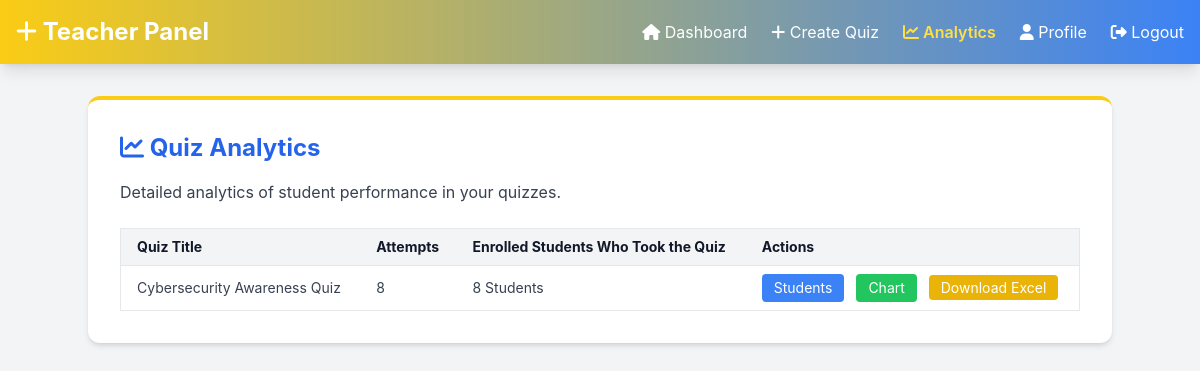
Screenshot of /pages/view_analytics.php (signed in) with the database file from the repository.
### tables this page shows
CREATE TABLE `quizzes` (
  `id` int(11) NOT NULL,
  `title` varchar(255) NOT NULL,
  `subject_id` int(11) NOT NULL,
  `time_limit` int(11) NOT NULL,
  `scramble_questions` tinyint(1) NOT NULL DEFAULT 0,
  `created_at` timestamp NOT NULL DEFAULT current_timestamp(),
  `max_attempts` int(11) DEFAULT 1,
  `quiz_completed` tinyint(1) DEFAULT 0
);

### pages/view_analytics_backend.php (called while the page is built, shortened)
<?php
require '../includes/db_connection.php';
$teacher_id = $_SESSION['user_id'];
$analytics_stmt = $conn->prepare("
    SELECT q.id, q.title, COUNT(r.id) AS attempts, MAX(r.total) AS total_possible_score,
    COALESCE(AVG(NULLIF(r.score, 0)), NULL) AS avg_score
    FROM quizzes q
    LEFT JOIN quiz_results r ON q.id = r.quiz_id
    WHERE q.subject_id IN (SELECT id FROM subjects WHERE teacher_id = ?)
    GROUP BY q.id
");
$analytics_stmt->execute([$teacher_id]);
$analytics_data = $analytics_stmt->fetchAll(PDO::FETCH_ASSOC);
$chart_data = [];
foreach ($analytics_data as $quiz) {
    $student_stmt = $conn->prepare("
        SELECT u.username AS student_name, COALESCE(r.score, NULL) AS score, r.total AS total_possible_score
        FROM quiz_results r
        JOIN users u ON r.student_id = u.id
        WHERE r.quiz_id = ? AND u.role = 'student'
    ");
    $student_stmt->execute([$quiz['id']]);
    $students = $student_stmt->fetchAll(PDO::FETCH_ASSOC);
    $chart_data[$quiz['id']] = [
        'labels' => array_column($students, 'student_name'),
        'scores' => array_map(fn($s) => round($s['score'], 2), $students),
        'total' => $quiz['total_possible_score'],
        'students' => $students
    ];
}
?>

### pages/view_analytics.php (the view, shortened to what this page needs)
<?php
require 'view_analytics_backend.php';
?>
<!DOCTYPE html>
<html lang="en">
<head>
    <script src="https://cdn.tailwindcss.com"></script>
</head>
<body>
    <nav class="flex items-center justify-between p-4 gradient-header shadow-lg">
        <div class="text-2xl font-bold"><i class="fa fa-plus" aria-hidden="true"></i> Teacher Panel</div>
        <ul class="flex gap-6 text-white">
            <li><a href="teacher_dashboard.php" class="hover:text-yellow-300"><i class="fa fa-home" aria-hidden="true"></i> Dashboard</a></li>
            <li><a href="create_quiz.php" class="hover:text-yellow-300"><i class="fa fa-plus" aria-hidden="true"></i> Create Quiz</a></li>
            <li><a href="view_analytics.php" class="text-yellow-300 font-semibold"><i class="fa fa-line-chart" aria-hidden="true"></i> Analytics</a></li>
            <li><a href="edit_teacher_profile.php" class="hover:text-yellow-300"><i class="fa fa-user" aria-hidden="true"></i> Profile</a></li>
            <li><a href="logout.php" class="hover:text-yellow-300"><i class="fa fa-sign-out" aria-hidden="true"></i> Logout</a></li>
        </ul>
    </nav>
    <main class="p-8">
        <div class="max-w-5xl mx-auto bg-white p-8 rounded-xl shadow-md border-t-4 border-yellow-400">
            <h1 class="text-2xl font-bold text-blue-600 mb-4"><i class="fa fa-line-chart" aria-hidden="true"></i> Quiz Analytics</h1>
            <p class="text-gray-700 mb-6">Detailed analytics of student performance in your quizzes.</p>
            <?php if (!empty($analytics_data)): ?>
                <div class="overflow-x-auto">
                    <table class="min-w-full text-sm text-left text-gray-700 border rounded-md">
                        <thead class="bg-gray-100 text-gray-900 font-semibold">
                            <tr>
                                <th class="px-4 py-2">Quiz Title</th>
                                <th class="px-4 py-2">Attempts</th>
                                <th class="px-4 py-2">Enrolled Students Who Took the Quiz</th>
                                <th class="px-4 py-2">Actions</th>
                            </tr>
                        </thead>
                        <tbody>
                            <?php foreach ($analytics_data as $quiz): ?>
                                <tr class="border-t">
                                    <td class="px-4 py-2"><?= htmlspecialchars($quiz['title']); ?></td>
                                    <td class="px-4 py-2"><?= (int)$quiz['attempts']; ?></td>
                                    <td class="px-4 py-2"><?= count($chart_data[$quiz['id']]['students']); ?> Students</td>
                                    <td class="px-4 py-2 space-x-2">
                                        <button class="bg-blue-500 hover:bg-blue-600 text-white px-3 py-1 rounded text-sm" onclick="toggleVisibility('students<?= $quiz['id']; ?>')">Students</button>
                                        <button class="bg-green-500 hover:bg-green-600 text-white px-3 py-1 rounded text-sm" onclick="toggleVisibility('chart<?= $quiz['id']; ?>')">Chart</button>
                                        <a href="export_quiz_records.php?quiz_id=<?= urlencode($quiz['id']); ?>" class="bg-yellow-500 hover:bg-yellow-600 text-white px-3 py-1 rounded text-sm">Download Excel</a>
                                    </td>
                                </tr>
                            <?php endforeach; ?>
                        </tbody>
                    </table>
                </div>
            <?php else: ?>
                <p class="text-center text-gray-500">No quizzes available for analytics.</p>
            <?php endif; ?>
        </div>
    </main>
</body>
</html>

### pages/view_analytics.php (style rules this page uses)
body { background-color: #f3f4f6; font-family: 'Inter', sans-serif; }
.gradient-header { background: linear-gradient(to right, #facc15, #3b82f6); color: white; }

### rows the page displays
quizzes: title "Cybersecurity Awareness Quiz", attempts "8", id "8"
